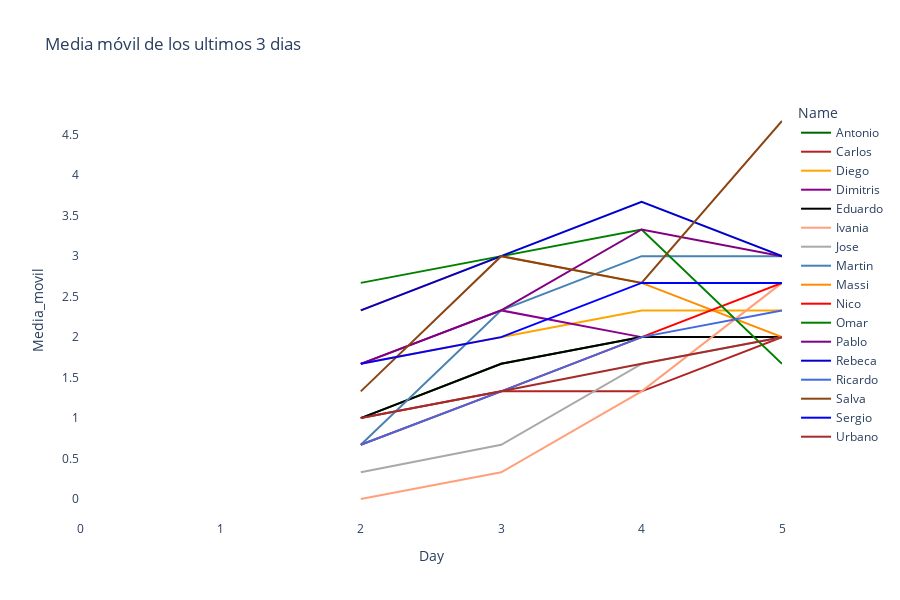

Notebook code for this chart:
### Code cell
fig = px.line(df_ec, x="Day", y="Media_movil", color='Name', 
              hover_data=['Name', 'Puntos', 'Media_movil'], 
              color_discrete_sequence = list(color_dict.values()),
              title= "Media móvil de los ultimos 3 dias",
              height=600, width = 900)
#fig = px.scatter(df_ec, x="Day", y="Puntos", color='Name', height=800, width = 1000)

fig.update_layout(
#     showlegend=False,
    plot_bgcolor="white",
#    margin=dict(t=10,l=10,b=10,r=10)
)

fig.update_yaxes(tickvals=np.arange(0,6,0.5))

fig.show()


plot(fig, filename='figuras/ajepi_mundial_2022_media.html')

### Figure 1 — Plotly figure (JSON) as saved in the notebook; plotly's stock layout.template omitted (floating-point values rounded to 4 significant figures)
{"data": [{"customdata": [["Antonio", 0], ["Antonio", 1], ["Antonio", 3], ["Antonio", 5], ["Antonio", 7], ["Antonio", 9]], "hovertemplate": "Name=%{customdata[0]}<br>Day=%{x}<br>Media_movil=%{y}<br>Puntos=%{customdata[1]}<extra></extra>", "legendgroup": "Antonio", "line": {"color": "DarkGreen", "dash": "solid"}, "marker": {"symbol": "circle"}, "mode": "lines", "name": "Antonio", "orientation": "v", "showlegend": true, "type": "scatter", "x": [0, 1, 2, 3, 4, 5], "xaxis": "x", "y": [null, null, 1, 1.67, 2, 2], "yaxis": "y"}, {"customdata": [["Carlos", 0], ["Carlos", 1], ["Carlos", 3], ["Carlos", 4], ["Carlos", 5], ["Carlos", 9]], "hovertemplate": "Name=%{customdata[0]}<br>Day=%{x}<br>Media_movil=%{y}<br>Puntos=%{customdata[1]}<extra></extra>", "legendgroup": "Carlos", "line": {"color": "FireBrick", "dash": "solid"}, "marker": {"symbol": "circle"}, "mode": "lines", "name": "Carlos", "orientation": "v", "showlegend": true, "type": "scatter", "x": [0, 1, 2, 3, 4, 5], "xaxis": "x", "y": [null, null, 1, 1.33, 1.33, 2], "yaxis": "y"}, {"customdata": [["Diego", 0], ["Diego", 0], ["Diego", 5], ["Diego", 6], ["Diego", 7], ["Diego", 12]], "hovertemplate": "Name=%{customdata[0]}<br>Day=%{x}<br>Media_movil=%{y}<br>Puntos=%{customdata[1]}<extra></extra>", "legendgroup": "Diego", "line": {"color": "Orange", "dash": "solid"}, "marker": {"symbol": "circle"}, "mode": "lines", "name": "Diego", "orientation": "v", "showlegend": true, "type": "scatter", "x": [0, 1, 2, 3, 4, 5], "xaxis": "x", "y": [null, null, 1.67, 2, 2.33, 2.33], "yaxis": "y"}, {"customdata": [["Dimitris", 0], ["Dimitris", 3], ["Dimitris", 5], ["Dimitris", 7], ["Dimitris", 9], ["Dimitris", 11]], "hovertemplate": "Name=%{customdata[0]}<br>Day=%{x}<br>Media_movil=%{y}<br>Puntos=%{customdata[1]}<extra></extra>", "legendgroup": "Dimitris", "line": {"color": "DarkMagenta", "dash": "solid"}, "marker": {"symbol": "circle"}, "mode": "lines", "name": "Dimitris", "orientation": "v", "showlegend": true, "type": "scatter", "x": [0, 1, 2, 3, 4, 5], "xaxis": "x", "y": [null, null, 1.67, 2.33, 2, 2], "yaxis": "y"}, {"customdata": [["Eduardo", 0], ["Eduardo", 1], ["Eduardo", 3], ["Eduardo", 5], ["Eduardo", 7], ["Eduardo", 9]], "hovertemplate": "Name=%{customdata[0]}<br>Day=%{x}<br>Media_movil=%{y}<br>Puntos=%{customdata[1]}<extra></extra>", "legendgroup": "Eduardo", "line": {"color": "Black", "dash": "solid"}, "marker": {"symbol": "circle"}, "mode": "lines", "name": "Eduardo", "orientation": "v", "showlegend": true, "type": "scatter", "x": [0, 1, 2, 3, 4, 5], "xaxis": "x", "y": [null, null, 1, 1.67, 2, 2], "yaxis": "y"}, {"customdata": [["Ivania", 0], ["Ivania", 0], ["Ivania", 0], ["Ivania", 1], ["Ivania", 4], ["Ivania", 8]], "hovertemplate": "Name=%{customdata[0]}<br>Day=%{x}<br>Media_movil=%{y}<br>Puntos=%{customdata[1]}<extra></extra>", "legendgroup": "Ivania", "line": {"color": "LightSalmon", "dash": "solid"}, "marker": {"symbol": "circle"}, "mode": "lines", "name": "Ivania", "orientation": "v", "showlegend": true, "type": "scatter", "x": [0, 1, 2, 3, 4, 5], "xaxis": "x", "y": [null, null, 0, 0.33, 1.33, 2.67], "yaxis": "y"}, {"customdata": [["Jose", 0], ["Jose", 0], ["Jose", 1], ["Jose", 2], ["Jose", 5], ["Jose", 7]], "hovertemplate": "Name=%{customdata[0]}<br>Day=%{x}<br>Media_movil=%{y}<br>Puntos=%{customdata[1]}<extra></extra>", "legendgroup": "Jose", "line": {"color": "DarkGray", "dash": "solid"}, "marker": {"symbol": "circle"}, "mode": "lines", "name": "Jose", "orientation": "v", "showlegend": true, "type": "scatter", "x": [0, 1, 2, 3, 4, 5], "xaxis": "x", "y": [null, null, 0.33, 0.67, 1.67, 2], "yaxis": "y"}, {"customdata": [["Martin", 0], ["Martin", 1], ["Martin", 2], ["Martin", 7], ["Martin", 10], ["Martin", 11]], "hovertemplate": "Name=%{customdata[0]}<br>Day=%{x}<br>Media_movil=%{y}<br>Puntos=%{customdata[1]}<extra></extra>", "legendgroup": "Martin", "line": {"color": "SteelBlue", "dash": "solid"}, "marker": {"symbol": "circle"}, "mode": "lines", "name": "Martin", "orientation": "v", "showlegend": true, "type": "scatter", "x": [0, 1, 2, 3, 4, 5], "xaxis": "x", "y": [null, null, 0.67, 2.33, 3, 3], "yaxis": "y"}, {"customdata": [["Massi", 0], ["Massi", 3], ["Massi", 7], ["Massi", 9], ["Massi", 11], ["Massi", 13]], "hovertemplate": "Name=%{customdata[0]}<br>Day=%{x}<br>Media_movil=%{y}<br>Puntos=%{customdata[1]}<extra></extra>", "legendgroup": "Massi", "line": {"color": "DarkOrange", "dash": "solid"}, "marker": {"symbol": "circle"}, "mode": "lines", "name": "Massi", "orientation": "v", "showlegend": true, "type": "scatter", "x": [0, 1, 2, 3, 4, 5], "xaxis": "x", "y": [null, null, 2.33, 3, 2.67, 2], "yaxis": "y"}, {"customdata": [["Nico", 0], ["Nico", 0], ["Nico", 2], ["Nico", 4], ["Nico", 6], ["Nico", 10]], "hovertemplate": "Name=%{customdata[0]}<br>Day=%{x}<br>Media_movil=%{y}<br>Puntos=%{customdata[1]}<extra></extra>", "legendgroup": "Nico", "line": {"color": "Red", "dash": "solid"}, "marker": {"symbol": "circle"}, "mode": "lines", "name": "Nico", "orientation": "v", "showlegend": true, "type": "scatter", "x": [0, 1, 2, 3, 4, 5], "xaxis": "x", "y": [null, null, 0.67, 1.33, 2, 2.67], "yaxis": "y"}, {"customdata": [["Omar", 0], ["Omar", 1], ["Omar", 8], ["Omar", 9], ["Omar", 11], ["Omar", 13]], "hovertemplate": "Name=%{customdata[0]}<br>Day=%{x}<br>Media_movil=%{y}<br>Puntos=%{customdata[1]}<extra></extra>", "legendgroup": "Omar", "line": {"color": "Green", "dash": "solid"}, "marker": {"symbol": "circle"}, "mode": "lines", "name": "Omar", "orientation": "v", "showlegend": true, "type": "scatter", "x": [0, 1, 2, 3, 4, 5], "xaxis": "x", "y": [null, null, 2.67, 3, 3.33, 1.67], "yaxis": "y"}, {"customdata": [["Pablo", 0], ["Pablo", 1], ["Pablo", 5], ["Pablo", 7], ["Pablo", 11], ["Pablo", 14]], "hovertemplate": "Name=%{customdata[0]}<br>Day=%{x}<br>Media_movil=%{y}<br>Puntos=%{customdata[1]}<extra></extra>", "legendgroup": "Pablo", "line": {"color": "Purple", "dash": "solid"}, "marker": {"symbol": "circle"}, "mode": "lines", "name": "Pablo", "orientation": "v", "showlegend": true, "type": "scatter", "x": [0, 1, 2, 3, 4, 5], "xaxis": "x", "y": [null, null, 1.67, 2.33, 3.33, 3], "yaxis": "y"}, {"customdata": [["Rebeca", 0], ["Rebeca", 0], ["Rebeca", 7], ["Rebeca", 9], ["Rebeca", 11], ["Rebeca", 16]], "hovertemplate": "Name=%{customdata[0]}<br>Day=%{x}<br>Media_movil=%{y}<br>Puntos=%{customdata[1]}<extra></extra>", "legendgroup": "Rebeca", "line": {"color": "MediumBlue", "dash": "solid"}, "marker": {"symbol": "circle"}, "mode": "lines", "name": "Rebeca", "orientation": "v", "showlegend": true, "type": "scatter", "x": [0, 1, 2, 3, 4, 5], "xaxis": "x", "y": [null, null, 2.33, 3, 3.67, 3], "yaxis": "y"}, {"customdata": [["Ricardo", 0], ["Ricardo", 0], ["Ricardo", 2], ["Ricardo", 4], ["Ricardo", 6], ["Ricardo", 9]], "hovertemplate": "Name=%{customdata[0]}<br>Day=%{x}<br>Media_movil=%{y}<br>Puntos=%{customdata[1]}<extra></extra>", "legendgroup": "Ricardo", "line": {"color": "RoyalBlue", "dash": "solid"}, "marker": {"symbol": "circle"}, "mode": "lines", "name": "Ricardo", "orientation": "v", "showlegend": true, "type": "scatter", "x": [0, 1, 2, 3, 4, 5], "xaxis": "x", "y": [null, null, 0.67, 1.33, 2, 2.33], "yaxis": "y"}, {"customdata": [["Salva", 0], ["Salva", 3], ["Salva", 4], ["Salva", 9], ["Salva", 11], ["Salva", 18]], "hovertemplate": "Name=%{customdata[0]}<br>Day=%{x}<br>Media_movil=%{y}<br>Puntos=%{customdata[1]}<extra></extra>", "legendgroup": "Salva", "line": {"color": "SaddleBrown", "dash": "solid"}, "marker": {"symbol": "circle"}, "mode": "lines", "name": "Salva", "orientation": "v", "showlegend": true, "type": "scatter", "x": [0, 1, 2, 3, 4, 5], "xaxis": "x", "y": [null, null, 1.33, 3, 2.67, 4.67], "yaxis": "y"}, {"customdata": [["Sergio", 0], ["Sergio", 0], ["Sergio", 5], ["Sergio", 6], ["Sergio", 8], ["Sergio", 13]], "hovertemplate": "Name=%{customdata[0]}<br>Day=%{x}<br>Media_movil=%{y}<br>Puntos=%{customdata[1]}<extra></extra>", "legendgroup": "Sergio", "line": {"color": "Blue", "dash": "solid"}, "marker": {"symbol": "circle"}, "mode": "lines", "name": "Sergio", "orientation": "v", "showlegend": true, "type": "scatter", "x": [0, 1, 2, 3, 4, 5], "xaxis": "x", "y": [null, null, 1.67, 2, 2.67, 2.67], "yaxis": "y"}, {"customdata": [["Urbano", 0], ["Urbano", 1], ["Urbano", 3], ["Urbano", 4], ["Urbano", 6], ["Urbano", 9]], "hovertemplate": "Name=%{customdata[0]}<br>Day=%{x}<br>Media_movil=%{y}<br>Puntos=%{customdata[1]}<extra></extra>", "legendgroup": "Urbano", "line": {"color": "Brown", "dash": "solid"}, "marker": {"symbol": "circle"}, "mode": "lines", "name": "Urbano", "orientation": "v", "showlegend": true, "type": "scatter", "x": [0, 1, 2, 3, 4, 5], "xaxis": "x", "y": [null, null, 1, 1.33, 1.67, 2], "yaxis": "y"}], "layout": {"height": 600, "legend": {"title": {"text": "Name"}, "tracegroupgap": 0}, "plot_bgcolor": "white", "title": {"text": "Media móvil de los ultimos 3 dias"}, "width": 900, "xaxis": {"anchor": "y", "domain": [0, 1], "title": {"text": "Day"}}, "yaxis": {"anchor": "x", "domain": [0, 1], "tickvals": [0, 0.5, 1, 1.5, 2, 2.5, 3, 3.5, 4, 4.5, 5, 5.5], "title": {"text": "Media_movil"}}}}
